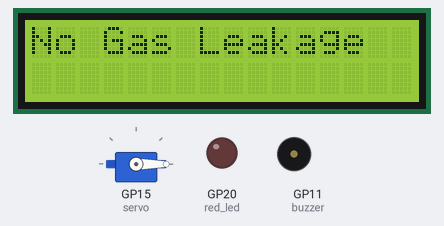
Simulated run of this program. Board: Raspberry Pi Pico running MicroPython. Shown: 16×2 character LCD, servo, output pins drawn as LEDs (lit = HIGH), buzzer (waves = sounding, pin HIGH). Servo angles are drawn from the pulse width (0.5 ms = 0°, 2.5 ms = 180°); library files of the repository ran but are not shown: pico_i2c_lcd.py.

Above: at 0.1 s.

Measured:
- what the display in image 0 shows lasts 1.0 s, from 0.1 s to 1.1 s

The program:

main.py
```python
from machine import Pin, PWM, I2C
import time
from pico_i2c_lcd import I2cLcd
open_button = Pin(1, Pin.IN, Pin.PULL_UP)
gas_sensor_out = Pin(0, Pin.IN)
red_led = Pin(20, Pin.OUT)
buzzer = Pin(11, Pin.OUT)
servo = PWM(Pin(15))
servo.freq(50)
i2c = I2C(1, sda=Pin(18), scl=Pin(19), freq=400000)
my_lcd = I2cLcd(i2c, 0x27, 2, 16)

def set_angle(angle):
    duty = int(1638 + (angle / 180) * (8192 - 1638))
    servo.duty_u16(duty)

def reset ():
  set_angle(0)
  buzzer.value(0)
  red_led.value(0)
  my_lcd.clear()

reset()

while True:
    if gas_sensor_out.value() == 1:
        buzzer.value(1)
        red_led.value(1)
        my_lcd.clear()
        my_lcd.putstr("Gas Leakage!")
        if open_button.value() == 0:
            set_angle(90)
            time.sleep(0.5)
            set_angle(-90)
            reset()
        time.sleep(0.5)
    else:
        buzzer.value(0)
        red_led.value(0)
        set_angle(0)
        my_lcd.clear()
        my_lcd.putstr("No Gas Leakage")
        time.sleep(1)
```
